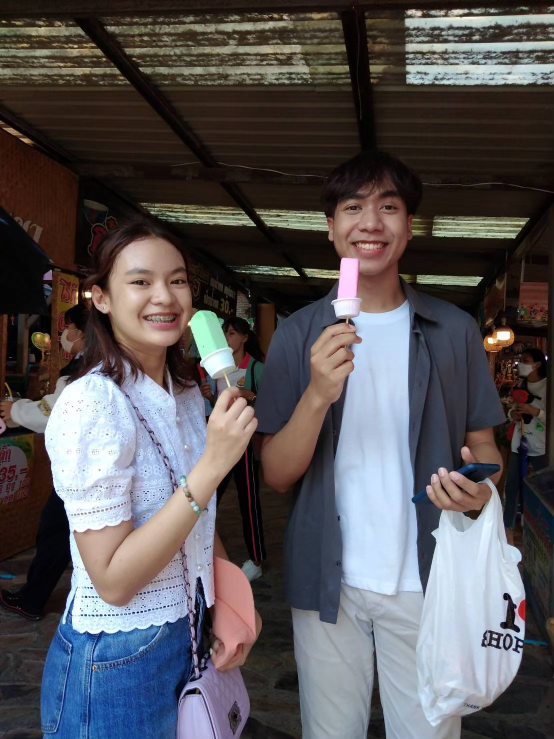
#> input picture Filter features/pics/meandyou.jpg, 1108 x 1477 px (shown at 1/2 size)
$ python motion-blur.py
#> lines starting #> are read from the running program, lines starting #| are printed output that depends on the picture; after the words box and inside, x2 and y2 are one past the last pixel; in counts of white or black regions, pixels touching at a corner belong together
import cv2 as cv
import numpy as np

def Draw_Line(startX, startY, endX, endY):
#> called with startX = 70, startY = 10, endX = 20, endY = 50
    line = np.zeros((100, 100), dtype=np.uint8)

    Setx = []
    Sety = []
    if(startX > endX and startY < endY): # 45deg(/) -> right to left (bottom to top)
        for x in range(startX, endX-1, -1):
            Setx.append(x)
        for y in range(startY, endY+1, 1):
            Sety.append(y)
    elif(startX < endX and startY > endY): # 45deg(/) -> left to right (top to bottom)
        for x in range(startX, endX+1, 1):
            Setx.append(x)
        for y in range(startY, endY-1, -1):
            Sety.append(y)
    elif(startX < endX and startY == endY): # 90deg(|) -> top to bottom
        for x in range(startX, endX+1, 1):
            Setx.append(x)
            Sety.append(startY)
    elif(startX > endX and startY == endY): # 90deg(|) -> bottom to top
        for x in range(startX, endX-1, -1):
            Setx.append(x)
            Sety.append(startY)
    elif(startX == endX and startY < endY): # 180deg(-) -> right to left
        for y in range(startY, endY+1, 1):
            Setx.append(startX)
            Sety.append(y)
    elif(startX == endX and startY > endY): # 180deg(-) -> left to right
        for y in range(startY, endY-1, -1):
            Setx.append(startX)
            Sety.append(y)
    else: # 135deg(\)
        if(startX < endX and startY < endY): # 135deg -> right to left (top to bottom)
            for x in range(startX, endX+1, 1):
                Setx.append(x)
            for y in range(startY, endY+1, 1):
                Sety.append(y)
        else: # 135deg -> left to right (bottom to top)
            for x in range(startX, endX-1, -1):
                Setx.append(x)
            for y in range(startY, endY-1, -1):
                Sety.append(y)

    for x, y in zip(Setx, Sety):
        line[x, y] = 255


    cv.imshow("Line", line)
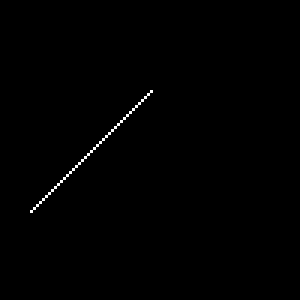
#> window 'Line': shape (100, 100) (shown 3 times larger); 0.41% white in thin lines or dots, all inside (x1, y1, x2, y2) = (10, 30, 51, 71)
    # cv.imwrite('Drawing-features\line.png', line)
    cv.imwrite('pics/line.png', line)
    cv.waitKey(2000)
    cv.destroyAllWindows()
    # print(line)
    return line

import numpy as np
import cv2 as cv

def Draw_bresenhamLine(startX, startY, endX, endY):
    line = np.zeros((100, 100), dtype=np.uint8)
    points = []

    # Bresenham's line drawing algorithm
    dx = abs(endX - startX)
    dy = abs(endY - startY)
    sx = 1 if startX < endX else -1
    sy = 1 if startY < endY else -1
    err = dx - dy

    while True:
        points.append((startX, startY))

        if (startX, startY) == (endX, endY):
            break

        e2 = 2 * err
        if e2 > -dy:
            err -= dy
            startX += sx
        if e2 < dx:
            err += dx
            startY += sy

    for x, y in points:
        line[x, y] = 255

    cv.imshow("Line", line)
    cv.imwrite('pics/line.png', line)
    cv.waitKey(2000)
    cv.destroyAllWindows()

    return line

def motionblur(line):

    kernel_size = 15000
    image = cv.imread('pics/meandyou.jpg', 0)
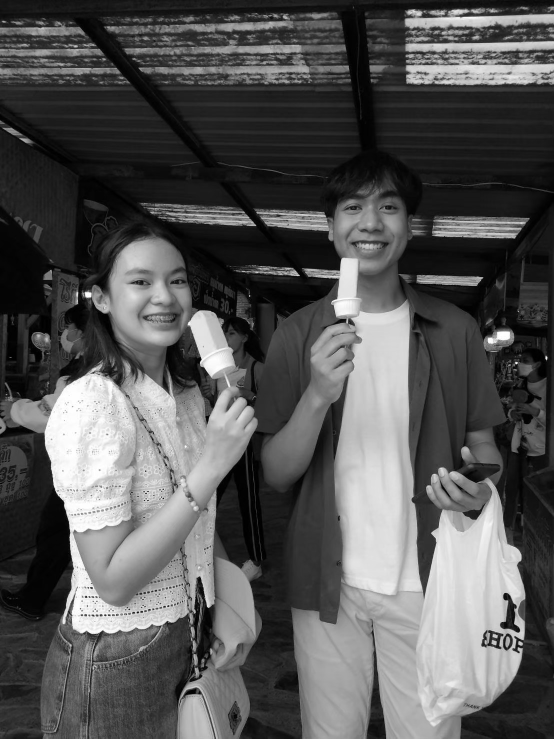
#> image: shape (1477, 1108) (shown at 1/2 size); min 0, max 255, mean 85.7
    kernel = np.zeros((kernel_size, kernel_size))
    kernel = line
    kernel = kernel / kernel_size

    motion_blur = cv.filter2D(image, -1, kernel)
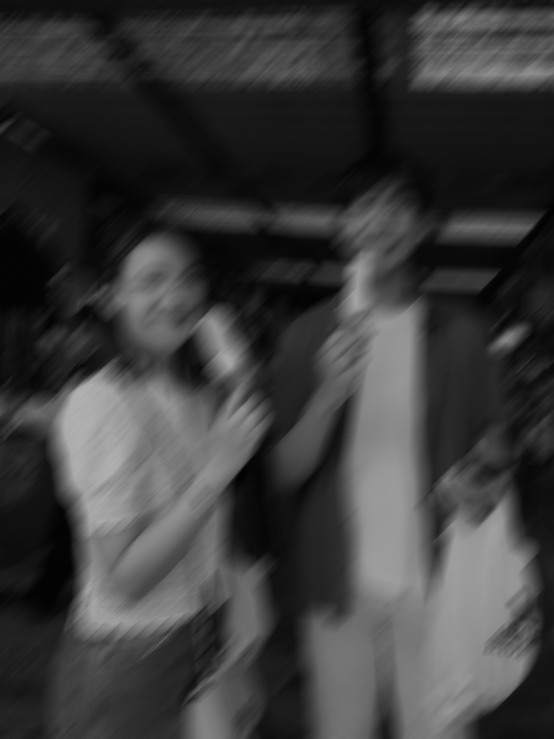
#> motion_blur: shape (1477, 1108) (shown at 1/2 size); min 2, max 176, mean 59.7

    cv.imshow('Original Image', image)
    cv.imshow('Motion Blurred Image', motion_blur)
    cv.waitKey(5000)
    cv.destroyAllWindows()


if __name__ == '__main__':
    StartEnd_x = [70, 20]
    StartEnd_y = [10, 50]
    line = Draw_Line(StartEnd_x[0], StartEnd_y[0], StartEnd_x[1], StartEnd_y[1])
    # line = Draw_bresenhamLine(StartEnd_x[0], StartEnd_y[0], StartEnd_x[1], StartEnd_y[1])
    motionblur(line)

$ run again, with Filter features/pics/dark.jpg copied over Filter features/pics/meandyou.jpg
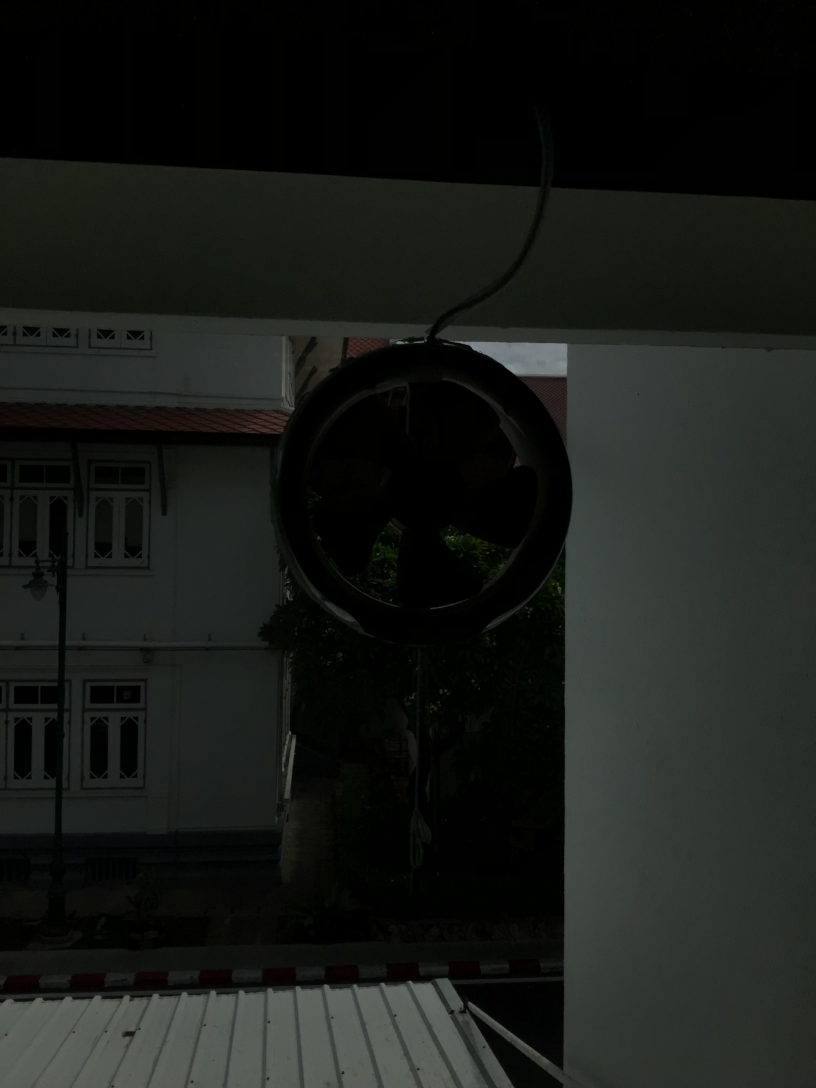
#> input picture Filter features/pics/dark.jpg, 2448 x 3264 px (shown at 1/3 size)
#> in motionblur, `motion_blur = cv.filter2D(image, -1, kernel)`:
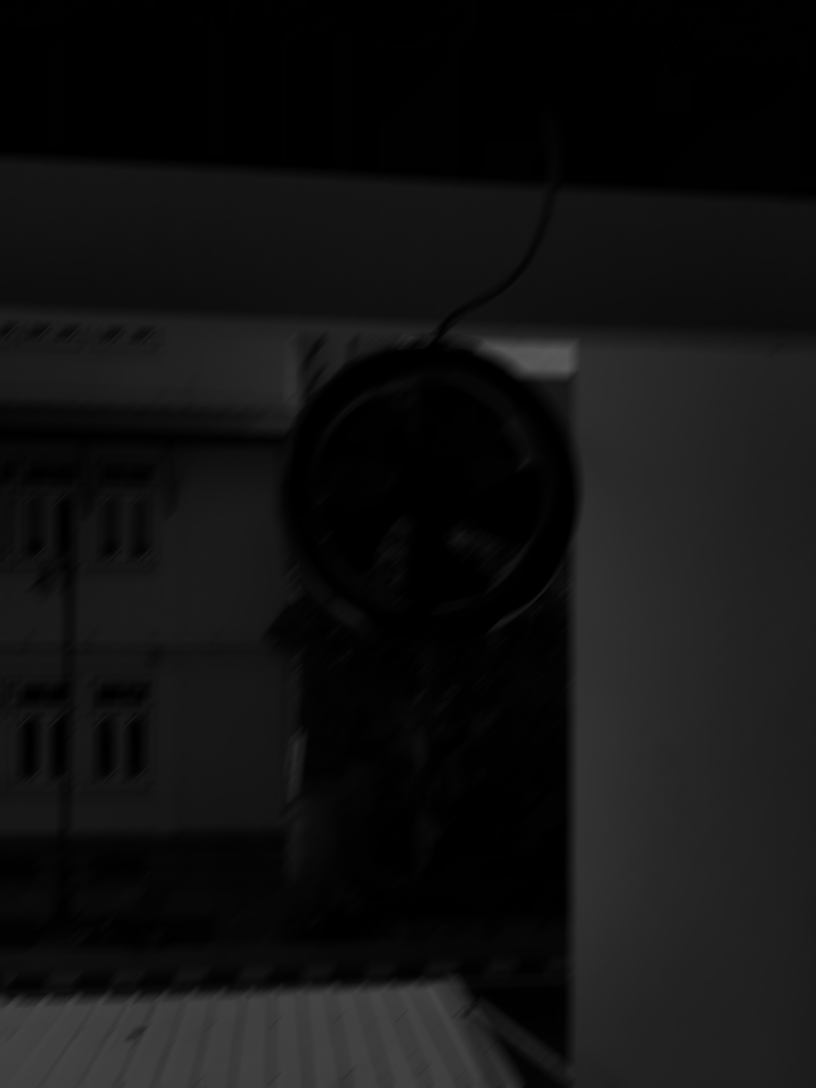
#> motion_blur: shape (3264, 2448) (shown at 1/3 size); min 0, max 90, mean 18.2
